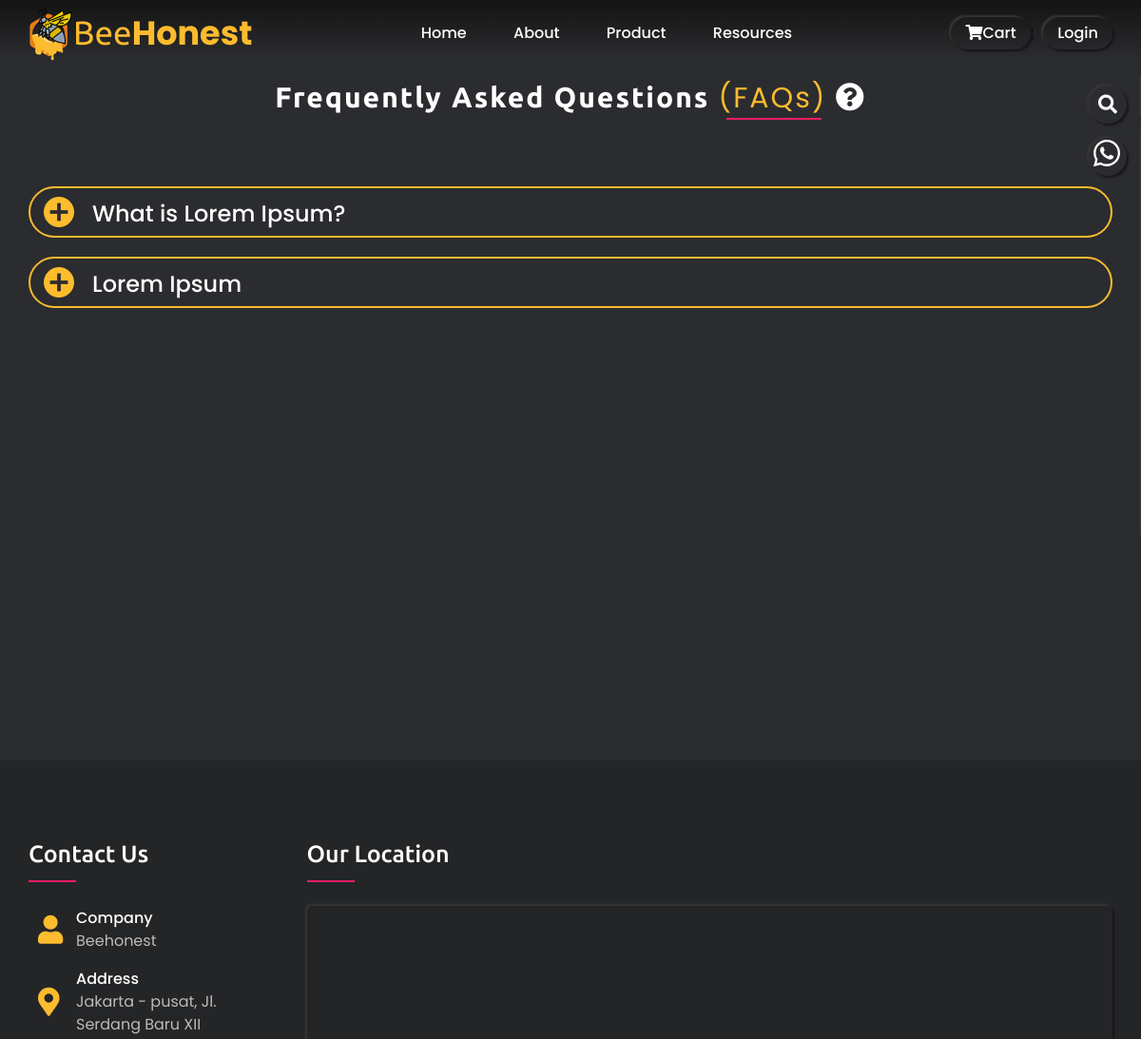
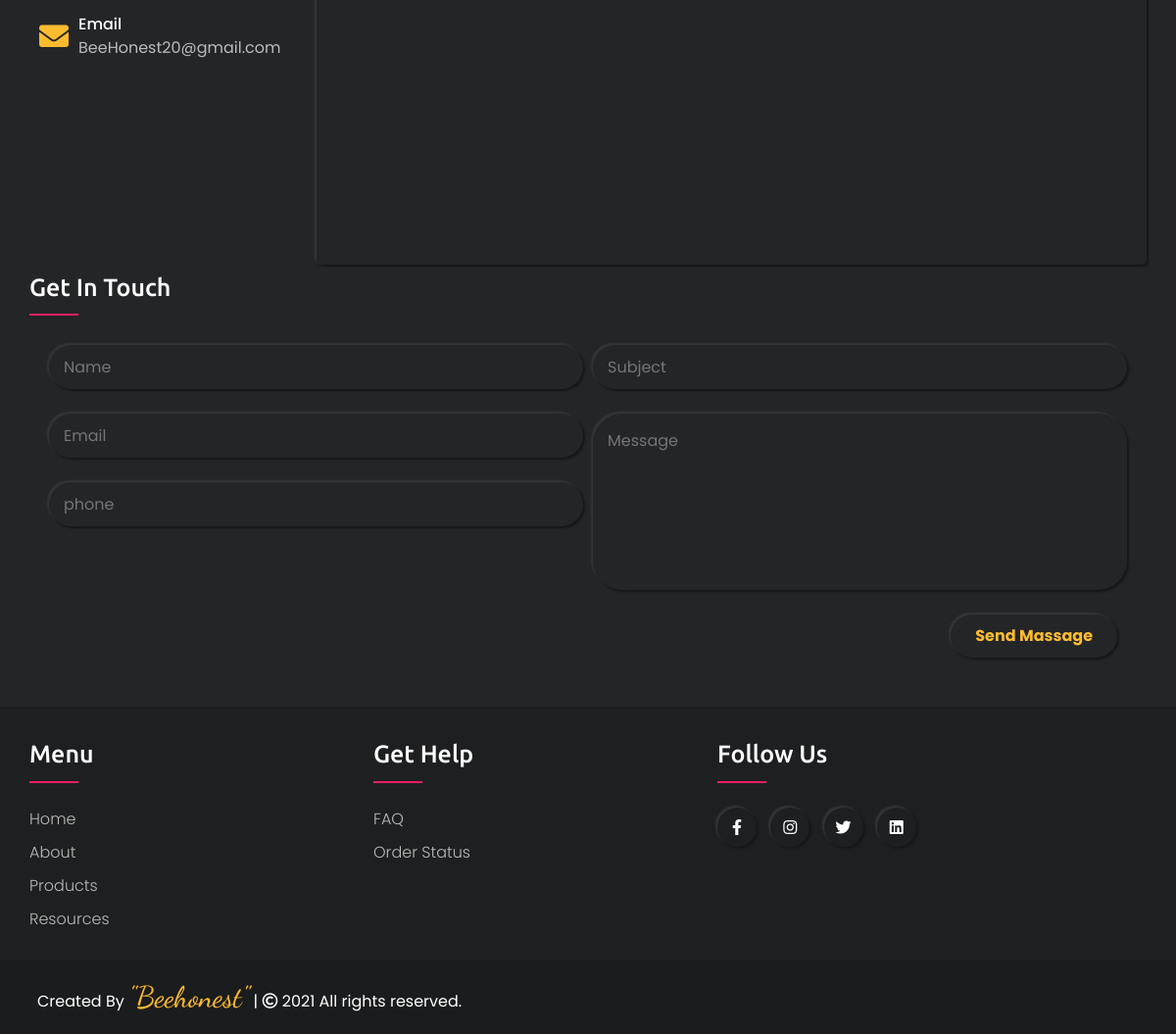
The app's page /faqs.php with its own data (2 pictures, top to bottom).
### tables this page shows
CREATE TABLE `faqs` (
  `id_faq` int(11) NOT NULL,
  `judul_pertanyaan` varchar(255) NOT NULL,
  `deskripsi_pertanyaan` text NOT NULL
);

CREATE TABLE `alamat` (
  `idAlamat` int(11) NOT NULL,
  `ig` text NOT NULL,
  `twitter` text NOT NULL,
  `fb` text NOT NULL,
  `linkedin` text NOT NULL,
  `namaPerusahaan` text NOT NULL,
  `alamatPerusahaan` text NOT NULL,
  `email` text NOT NULL,
  `no_telpPerusahaan` varchar(15) NOT NULL
);

### faqs.php (the view, shortened to what this page needs)
<!DOCTYPE html>
<html lang="zxx">
<head>
  <?php include 'templates/head.php'; ?>
</head>
<body>
  <?php require_once('20=gili=trawangan/Api/koneksi.php'); ?>
  <?php include 'templates/topbar.php'; ?>
  <section class="faqs-section section" id="contact">
    <div class="container">
      <div class="row">
        <div class="section-title">
          <h2>Frequently Asked Questions <span>(FAQs)</span> <i class="fas fa-question-circle" ></i></h2>
        </div>
      </div>
      <div class="row align-items-center">
      <?php
      $result = mysqli_query($conn,"SELECT * FROM faqs");
      while($infoFaqs=mysqli_fetch_array($result)){
      ?>
        <div class="acordion">
            <div class="icon"></div>
          <h5><?php echo $infoFaqs['judul_pertanyaan'];?></h2>
        </div>
      </div>
      <?php }
      ?>
  </section>
  <?php require_once('templates/contact.php'); ?>
  <div class="style-switcher outer-shadow">
    <div class="style-chat s-icon outer-shadow hover-in-shadow">
      <?php
        $jam = date('H:i');
        if ($jam > '05:30' && $jam < '10:00') {
            $salam = 'Pagi';
        } elseif ($jam >= '10:00' && $jam < '15:00') {
            $salam = 'Siang';
        } elseif ($jam < '18:00') {
            $salam = 'Sore';
        } else {
            $salam = 'Malam';
        }
        ?>
      <a href="https://api.whatsapp.com/send?phone=<?php echo $alamat['no_telpPerusahaan'];?><?php echo "&text=Halo....+Selamat+$salam,+Beehonest+👋+&app_absent=0"?>"
        alt="Hubungin Kami" target="_blank"><img src="assets/img/svg/whatsapp.svg"></a>
    </div>
  </div>
  <div class="style-switcher2 outer-shadow">
    <div class="style-search s-icon outer-shadow hover-in-shadow">
      <i class="fas fa-search"></i>
    </div>
  </div>
  <footer>
    <span>Created By <a href="#">"<?php echo $alamat['namaPerusahaan'] ?>"</a> | <span class="far fa-copyright"></span>
      2021 All rights
      reserved.</span>
  </footer>
</body>
</html>

### templates/contact.php (shortened to what this page needs)
<section class="contact-section section" id="contact">
  <div class="container">
    <div class="row">
      <div class="contact-col">
        <h4>Contact Us</h4>
        <div class="contact">
          <?php
              $alamat=mysqli_fetch_array(mysqli_query($conn,"SELECT * from alamat "));
            ?>
          <div class="icons">
            <div class="row">
              <i class="fas fa-user"></i>
              <div class="info">
                <div class="head">Company</div>
                <div class="sub-title"><?php echo $alamat['namaPerusahaan'] ?></div>
              </div>
            </div>
            <div class="row">
              <i class="fas fa-map-marker-alt"></i>
              <div class="info">
                <div class="head">Address</div>
                <div class="sub-title"><?php echo $alamat['alamatPerusahaan'] ?></div>
              </div>
            </div>
            <div class="row">
              <i class="fas fa-envelope"></i>
              <div class="info">
                <div class="head">Email</div>
                <div class="sub-title"><?php echo $alamat['email'] ?></div>
              </div>
            </div>
          </div>
        </div>
      </div>
      <div class="contact-col-inner">
        <h4>Our Location</h4>
        <div class="contact-item-inner outer-shadow">
          <div id="googleMap" style="width:100%;height:380px;"></div>
        </div>
      </div>
      <div class="row contact-form">
         <h4>Get in Touch</h4>
      <div class="contact-form">
      <form name="contactForm" id="contactForm" method="post" action="" autocomplete="off">
          <div class="row">
            <div class="w-50">
              <div class="input-group outer-shadow hover-in-shadow">
                <input type="text" placeholder="Name" name="name" class="input-control">
              </div>
              <div class="input-group outer-shadow hover-in-shadow">
                <input type="email" placeholder="Email" name="email" class="input-control">
              </div>
              <div class="input-group outer-shadow hover-in-shadow">
                <input type="number" placeholder="phone" name="phone" class="input-control">
              </div>
            </div>
            <div class="w-50">
            <div class="input-group outer-shadow hover-in-shadow">
                <input type="text" placeholder="Subject"  name="subject" class="input-control">
              </div>
              <div class="input-group outer-shadow hover-in-shadow">
                <textarea class="input-control"  name="message" placeholder="Message"></textarea>
              </div>
            </div>
          </div>
          <div class="row">
            <div class="submit-btn">
              <button type="submit" name="msg-btn" class="btn-1 outer-shadow hover-in-shadow">Send Massage</button>
            </div>
          </div>
        </form>
      </div>
      </div>
    </div>
</section>
<section class="footer-section section" id="footer">
  <div class="container">
    <div class="row">
      <div class="footer-col">
        <h4>Menu</h4>
        <ul>
          <li><a href="home#home">Home</a></li>
          <li><a href="home#about">About</a></li>
          <li><a href="home#products">Products</a></li>
          <li><a href="blog">Resources</a></li>
        </ul>
      </div>
      <div class="footer-col">
        <h4>get help</h4>
        <ul>
          <li><a href="faqs">FAQ</a></li>
          <li><a href="riwayat">order status</a></li>
        </ul>
      </div>
      <div class="footer-col">
        <h4>Follow us</h4>
        <div class="social-links">
          <a href="<?php echo $alamat['fb'];?>" class="facebook outer-shadow hover-in-shadow">
            <i class="fab fa-facebook-f"></i></a>
          <a href="<?php echo $alamat['ig'];?>" class="instagram outer-shadow hover-in-shadow">
            <i class="fab fa-instagram instagram"></i><span></span></a>
          <a href="<?php echo $alamat['twitter'];?>" class="twitter outer-shadow hover-in-shadow">
            <i class="fab fa-twitter"></i></a>
          <a href="<?php echo $alamat['linkedin'];?>" class="linkedin outer-shadow hover-in-shadow">
            <i class="fab fa-linkedin"></i></a>
        </div>
      </div>
    </div>
  </div>
</section>

### assets/css/skins/color-1.css (style rules this page uses)
:root { --skin-color:#FDBB2F; }

### assets/css/style-switch2.css (style rules this page uses)
.style-switcher { position: fixed; right: 0; top: 130px; padding: 15px; width: 300px; height: 440px; border-radius: 10px 5px 5px 10px; transition: all 0.3s ease; transform:translateX(100%); background: gray; z-index: 888; }
.style-switcher .s-icon { background: #2b2c2f; position: absolute; height: 40px; width: 40px; text-align: center; font-size: 20px; color: var(--text-black-900); right: 100%; margin-right: 15px; cursor: pointer; transition: all 0.3s ease; border-radius: 50%; }
.style-switcher .s-icon img { height: 30px; width: 30px; color: #fff; top: 0; }
.style-switcher .s-icon:after { border-radius: 50%; }
.style-switcher2 { position: fixed; right: 0; top: 80px; padding: 10px; width: 300px; height: 45px; z-index: 101; border-radius: 5px; transition: all 0.3s ease; transform:translateX(100%); align-items: center; justify-content: center; background: gray; }
.style-switcher2 .s-icon { background: #2b2c2f; position: absolute; height: 40px; width: 40px; text-align: center; font-size: 20px; color: var(--text-black-900); right: 100%; margin-right: 15px; cursor: pointer; transition: all 0.3s ease; border-radius: 50%; }
.style-switcher2 .s-icon i { line-height: 40px; }
.style-switcher2 .s-icon:after { border-radius: 50%; }
.style-switcher2 .style-search { top: 0x; }

### records on screen
faqs: judul_pertanyaan "What is Lorem Ipsum?"
faqs: judul_pertanyaan "Lorem Ipsum"
alamat: namaPerusahaan "Beehonest", alamatPerusahaan "Jakarta - pusat, Jl. Serdang Baru XII", email "BeeHonest20@gmail.com"
